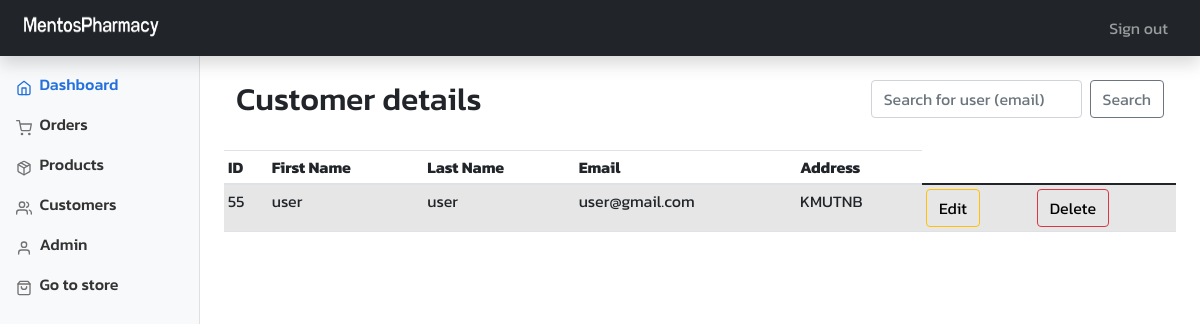
Page /admin/customers.php (signed in) on the committed database.
### tables this page shows
CREATE TABLE `user` (
  `user_Lname` varchar(20) NOT NULL,
  `email` varchar(50) NOT NULL,
  `user_password` varchar(50) NOT NULL,
  `user_id` int(3) NOT NULL,
  `user_fname` varchar(20) NOT NULL,
  `user_address` text NOT NULL
);

### admin/includes/functions.php (called while the page is built, shortened)
<?php
$connection = mysqli_connect("localhost", "root", "0955691438Aa", "pharma-main");
function query($query)
{
    global $connection;
    $run = mysqli_query($connection, $query);
    if ($run) {
        while ($row = $run->fetch_assoc()) {
            $data[] = $row;
        }
        return $data;
    } else {
        return 0;
    }
}
function all_users()
{
    $query = "SELECT user_id ,user_fname ,user_lname ,email ,user_address FROM user";
    $data = query($query);
    return $data;
}
function check_admin($id)
{
    $query = "SELECT admin_id FROM admin where admin_id='$id'";
    $row = query($query);
    if (empty($row)) {
        return 0;
    } else {
        return 1;
    }
}

### admin/customers.php (the view, shortened to what this page needs)
<?php
include "includes/head.php";
?>
<head>
    </head>
<body>
    <?php
    include "includes/header.php"
    ?>
    <?php
    include "includes/sidebar.php";
    ?>
    <main class="col-md-9 ms-sm-auto col-lg-10 px-md-4">
        <div class="container">
            <div class="row align-items-start">
                <div class="col">
                    <br>
                    <h2>Customer details</h2>
                    <br>
                </div>
                <div class="col">
                </div>
                <div class="col">
                    <br>
                    <form class="d-flex" method="GET" action="customers.php">
                        <input class="form-control me-2 col" type="search" name="search_user_email" placeholder="Search for user (email)" aria-label="Search">
                        <button class="btn btn-outline-secondary" type="submit" name="search_user" value="search">Search</button>
                    </form>
                    <br>
                </div>
            </div>
        </div>
        <div class="table-responsive">
            <table class="table table-striped table-sm">
                <thead>
                    <tr>
                        <th scope="col">ID</th>
                        <th scope="col">First Name</th>
                        <th scope="col">Last Name</th>
                        <th scope="col">Email</th>
                        <th scope="col">Address</th>
                </thead>
                <tbody>
                    <?php
                    $data = all_users();
                    $num = sizeof($data);
                    for ($i = 0; $i < $num; $i++) {
                    ?>
                        <tr>
                            <td><?php echo $data[$i]['user_id'] ?></td>
                            <td><?php echo $data[$i]['user_fname'] ?></td>
                            <td><?php echo $data[$i]['user_lname'] ?></td>
                            <td><?php echo $data[$i]['email'] ?></td>
                            <td><?php echo $data[$i]['user_address'] ?></td>
                            <td>
                                <button type="button" class="btn pull-left btn-outline-warning"><a style="text-decoration: none; color:black;" href="customers.php?edit=<?php echo $data[$i]['user_id'] ?>">Edit</a></button>
                            </td>
                            <td>
                                <button type="button" class="btn pull-left btn-outline-danger"><a style="text-decoration: none; color:black;" href="customers.php?delete=<?php echo $data[$i]['user_id'] ?>">Delete</a></button>
                            </td>
                        </tr>
                    <?php  }
                    ?>
                </tbody>
            </table>
        </div>
    </main>
</body>

### admin/dashboard.css (style rules this page uses)
body { font-size: 0.875rem; }

### admin/customers.php (style rules this page uses)
body { font-family: 'Kanit', sans-serif; }

### rows in the picture
user: user_id "55", user_fname "user", user_Lname "user", email "user@gmail.com", user_address "KMUTNB"
